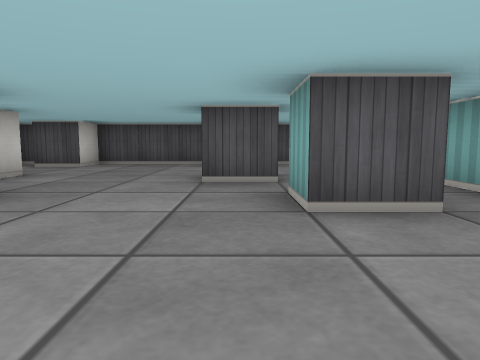
view 1 (above)

12 first-person views from a walk through a cub3D ray-caster map. The camera is about half as high as the walls, tilts 6° down and sees 70° across. The floor is counted in squares. Each view is taken from the middle of a square. On the plan, view 1 faces up. The plan holds only what a view shows up to about 9 squares ahead; the rest is blank. The place goes on beyond the plan.

view 2
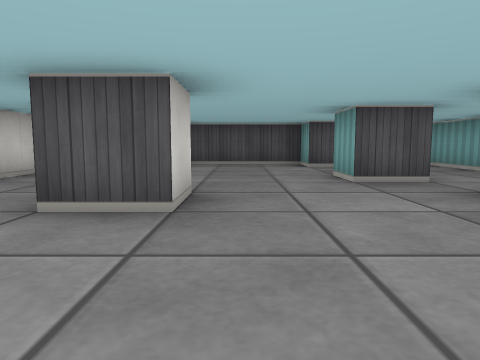

view 3
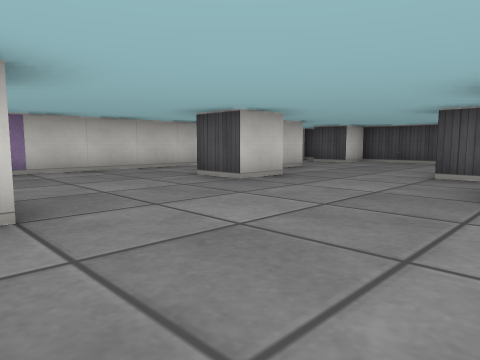

view 4
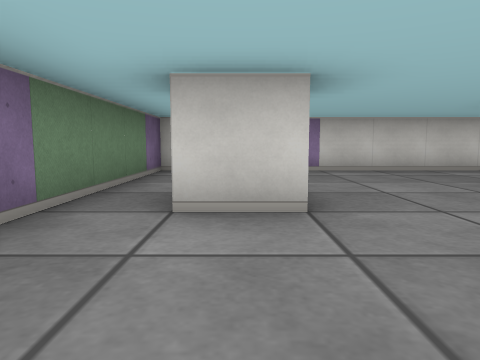

view 5
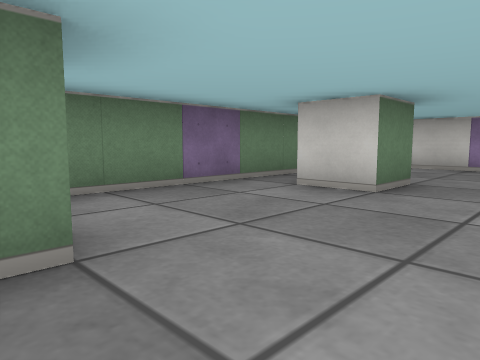

view 6
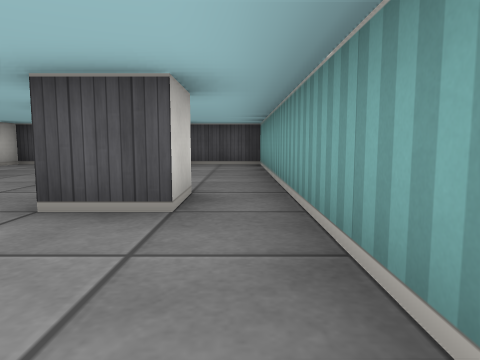

view 7
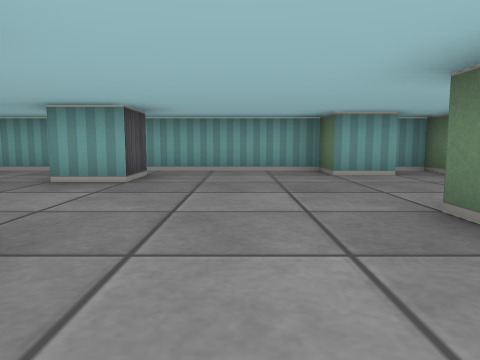

view 8
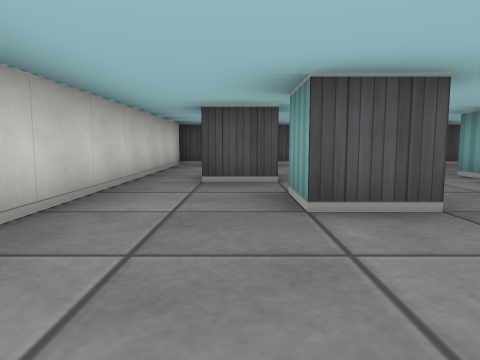

view 9
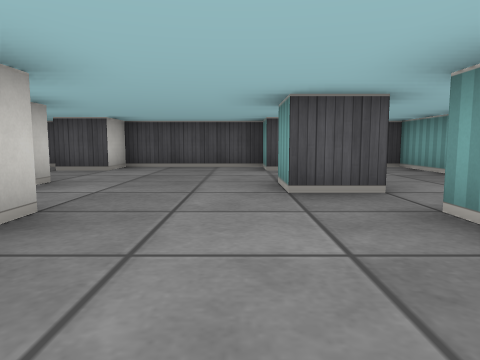

view 10
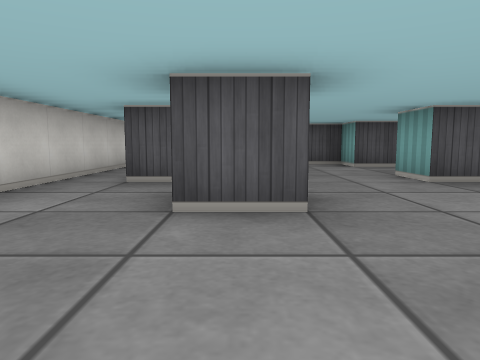

view 11
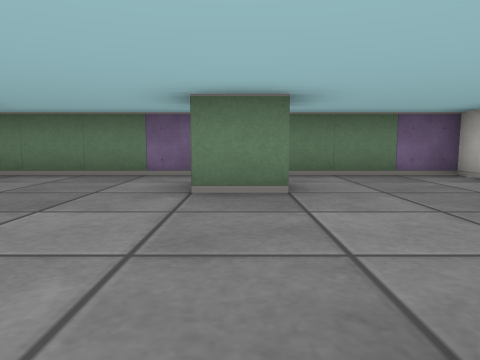

view 12
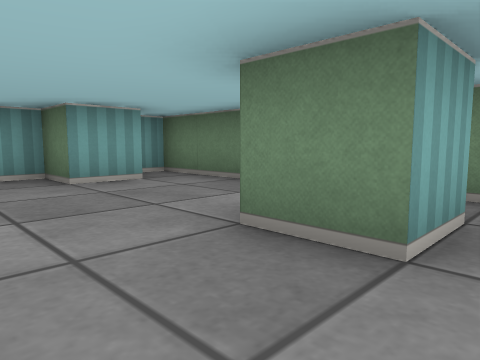

### Floor plan
Points are (right, up) in squares from view 1. A wall is a line through its corners. A room is listed if a view was taken in it or the views show most of it. See-through windows are left out.
Room 1 (views 1, 2, 3, 4, 5, 6, 7, 8, 9, 10, 11, 12)
walls: (-2.5, 3.6) (-2.5, 2.5) (-3.5, 2.5) (-3.5, 3.5); (-3.4, 4.5) (-4.5, 4.5); (-3.5, 5.5) (-3.5, 4.8); (0.6, 4.5) (-0.5, 4.5) (-0.5, 5.5); (1.5, 3.5) (1.5, 2.5) (0.5, 2.5) (0.5, 3.5); (-2.5, -1.6) (-2.5, -0.5) (-1.5, -0.5) (-1.5, -1.5); (0.5, 7.5) (-0.5, 7.5) (-0.5, 8.5) (-3.5, 8.5) (-3.5, 7.5) (-4.5, 7.5); (1.5, -1.6) (1.5, -0.5) (2.5, -0.5) (2.5, 8.5) (0.8, 8.5); (-4.9, 8.5) (-5.5, 8.5) (-5.5, -2.5) (2.5, -2.5) (2.5, -1.9)

Where each view was taken, in squares from view 1:
view 1: 0 up, 0 right, facing up
view 2: 0 up, 2 left, facing up
view 3: 1 down, 1 right, facing up-left
view 4: 1 down, 1 right, facing left
view 5: 1 up, 2 right, facing down-left
view 6: 0 up, 2 right, facing up
view 7: 1 up, 4 left, facing right
view 8: 0 up, 4 left, facing up
view 9: 1 up, 1 left, facing up
view 10: 0 up, 3 left, facing up
view 11: 3 up, 2 left, facing down
view 12: 1 up, 3 left, facing down-right
